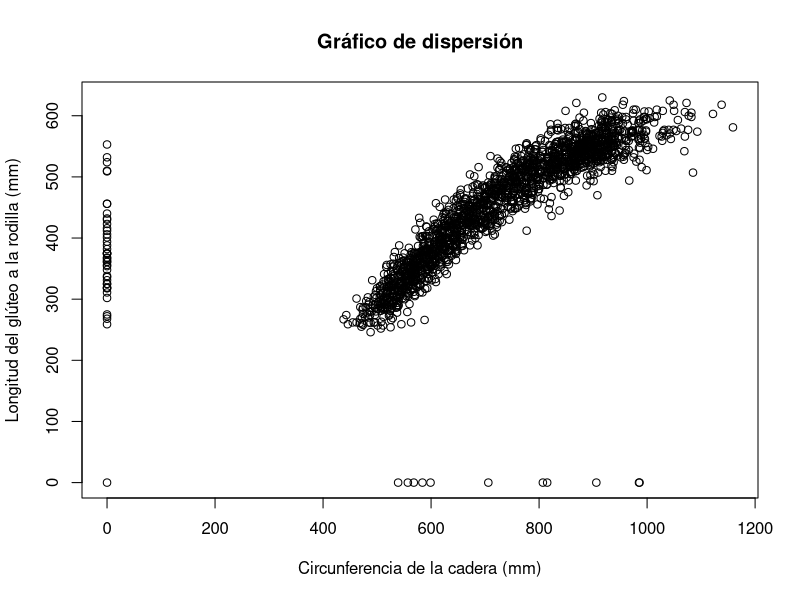
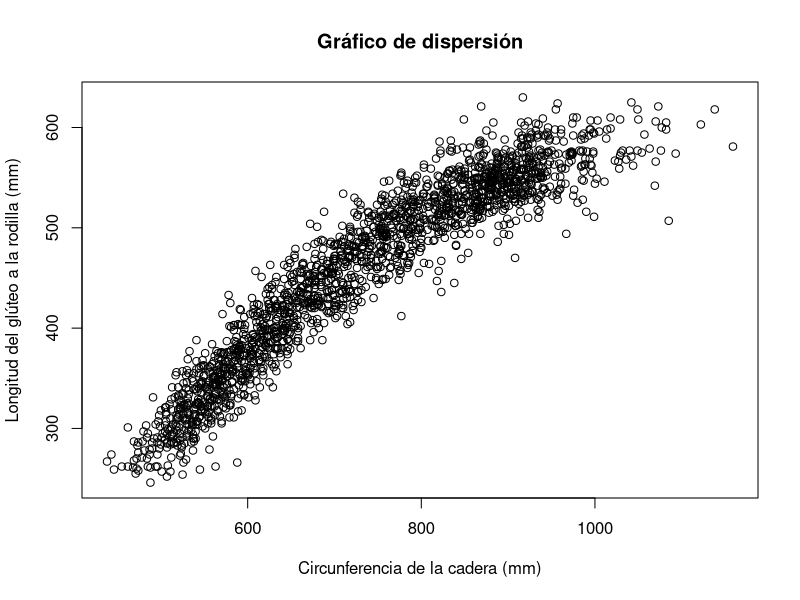
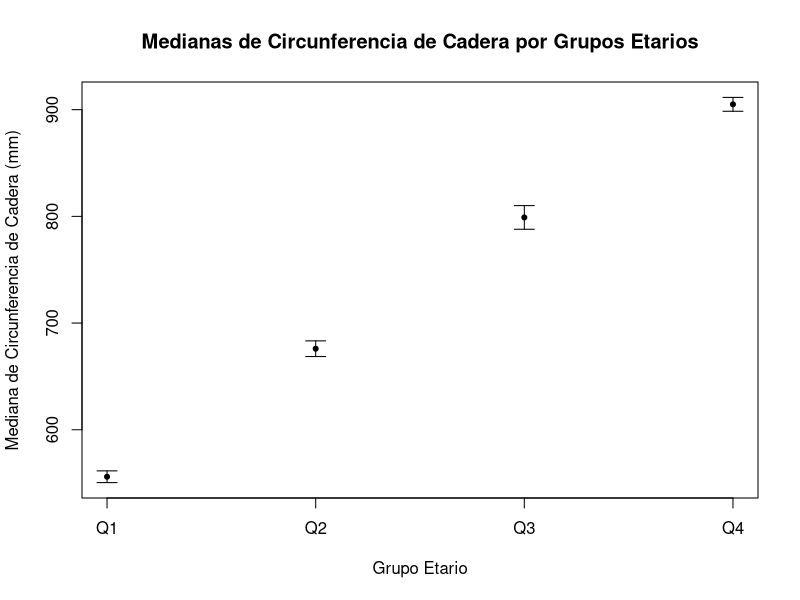
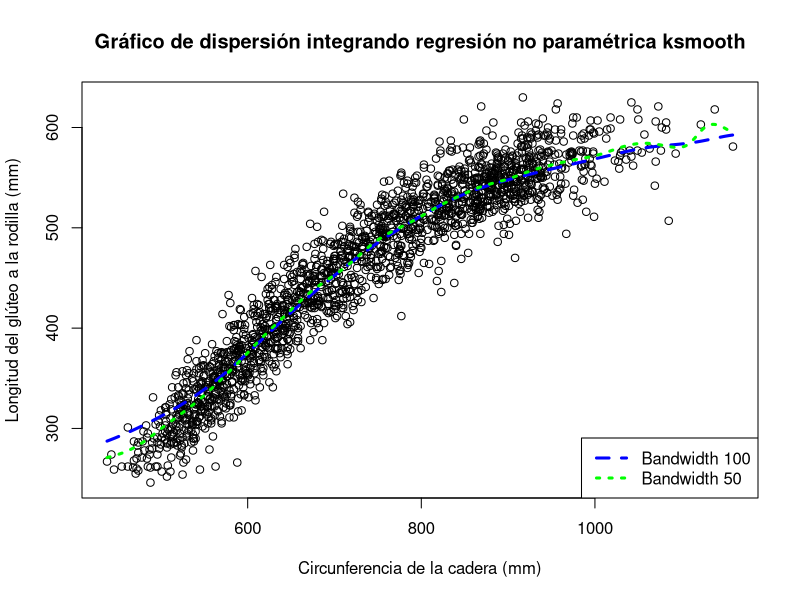
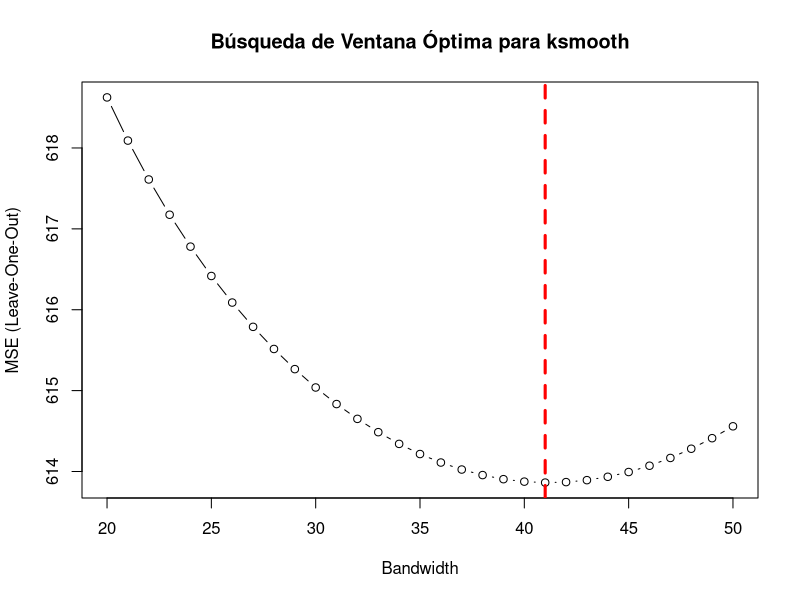
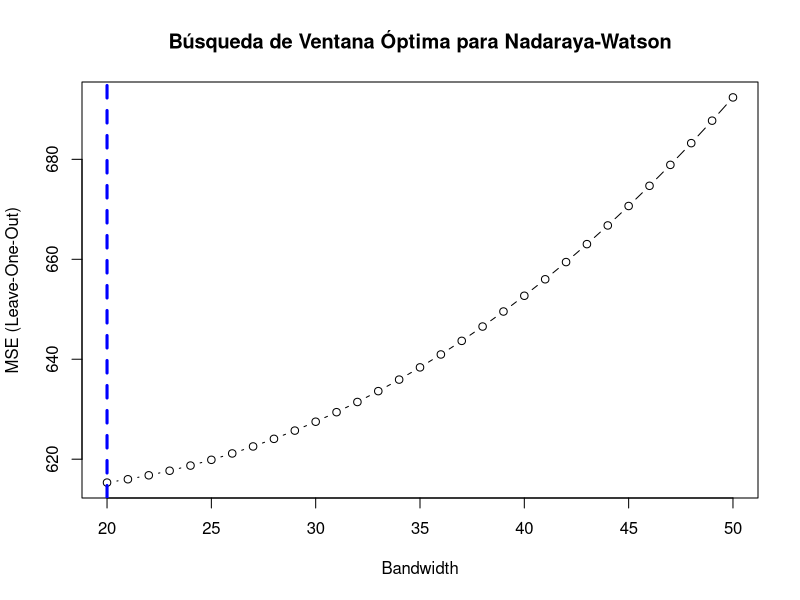
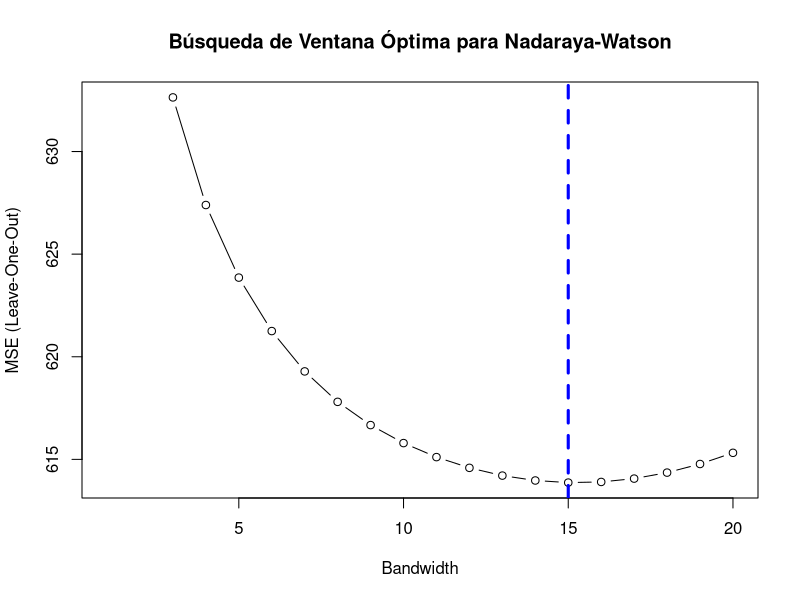
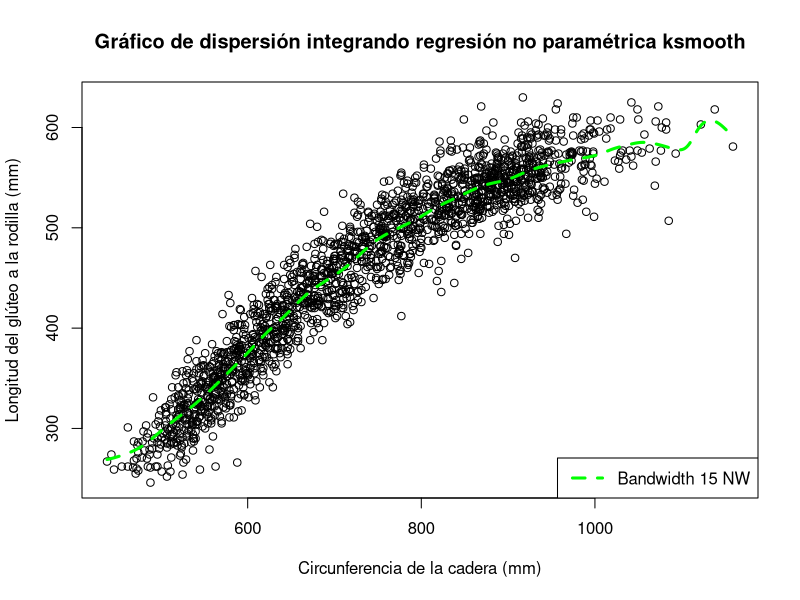

These figures' R source, in order:
## ---- chunk 1
knitr::opts_chunk$set(echo = TRUE)
rm(list=ls())
## ---- chunk 2
datos <- read.csv("individuals.csv", sep=";")
poblacion_femenina <- datos[datos$SEX == 2,]
attach(poblacion_femenina)
## ---- chunk 3
plot(
  HIP.CIRCUMFERENCE, BUTTOCK.KNEE.LENGTH,
  main = "Gráfico de dispersión",
  xlab = "Circunferencia de la cadera (mm)", 
  ylab = "Longitud del glúteo a la rodilla (mm)"
)
## ---- chunk 4
plot(HIP.CIRCUMFERENCE[HIP.CIRCUMFERENCE != 0 & BUTTOCK.KNEE.LENGTH != 0],
     BUTTOCK.KNEE.LENGTH[HIP.CIRCUMFERENCE != 0 & BUTTOCK.KNEE.LENGTH != 0],
     main = "Gráfico de dispersión",
     xlab = "Circunferencia de la cadera (mm)",
     ylab = "Longitud del glúteo a la rodilla (mm)"
)
## ---- chunk 5
poblacion_femenina <- poblacion_femenina[
  HIP.CIRCUMFERENCE != 0 & BUTTOCK.KNEE.LENGTH != 0,
]
attach(poblacion_femenina)
## ---- chunk 6
quartiles <- quantile(poblacion_femenina$AGE.IN.MONTHS, probs = c(0.25, 0.5, 0.75))
poblacion_femenina$group <- cut(
  AGE.IN.MONTHS, 
  breaks = c(-Inf, quartiles, Inf), 
  labels = c("Q1", "Q2", "Q3", "Q4")
)

ic_bootstrap <- function(data, n_bootstrap = 1000, conf_level = 0.95) {
  sample_median <- median(data)
  medians <- c()
  
  for (i in 1:n_bootstrap){
    medians <- c(medians, median(sample(data, replace = TRUE)))
  }
  
  se_bootstrap <- sqrt((1/n_bootstrap)*sum((medians-mean(medians))^2))
  z_alpha <- qnorm((1 - conf_level) / 2, lower.tail = FALSE)
  lower_bound <- sample_median - z_alpha*se_bootstrap
  upper_bound <- sample_median + z_alpha*se_bootstrap
  list(median = sample_median, lower = lower_bound, upper = upper_bound)
}

results <- lapply(
  split(HIP.CIRCUMFERENCE, poblacion_femenina$group), ic_bootstrap
)

for (i in 1:4) {
  cat("Grupo", names(results)[i], "\n")
  cat("Mediana:", results[[i]]$median, "\n")
  cat("Intervalo de confianza:", results[[i]]$lower, "-", results[[i]]$upper, "\n\n")
}

## ---- chunk 7
groups <- names(results)

medians <- sapply(results, function(x) x$median)
lower_bounds <- sapply(results, function(x) x$lower)
upper_bounds <- sapply(results, function(x) x$upper)

plot(1:4, results$medians, ylim = range(c(lower_bounds, upper_bounds)), xaxt = "n",
     xlab = "Grupo Etario", ylab = "Mediana de Circunferencia de Cadera (mm)",
     main = "Medianas de Circunferencia de Cadera por Grupos Etarios")
axis(1, at = 1:4, labels = groups)
arrows(1:4, lower_bounds, 1:4, upper_bounds, angle = 90, code = 3, length = 0.1)
points(1:4, medians, pch=20)
## ---- chunk 8
X <- HIP.CIRCUMFERENCE
Y <- BUTTOCK.KNEE.LENGTH

plot(X, Y,
     main = "Gráfico de dispersión integrando regresión no paramétrica ksmooth",
     xlab = "Circunferencia de la cadera (mm)",
     ylab = "Longitud del glúteo a la rodilla (mm)"
)
smooth_100 <- ksmooth(X, Y, kernel = "normal", bandwidth = 100)
smooth_50 <- ksmooth(X, Y, kernel = "normal", bandwidth = 50)

lines(smooth_100, col = "blue", lwd = 3, lty = 2)
lines(smooth_50, col = "green", lwd = 3, lty = 3)
legend("bottomright", legend = c("Bandwidth 100", "Bandwidth 50"), 
       col = c("blue", "green"), lty = c(2, 3), lwd = 3)
## ---- chunk 9
loo_mse <- function(bandwidth) {
  n <- length(X)
  mse <- 0
  
  for (i in 1:n) {
    X_train <- X[-i]
    Y_train <- Y[-i]
    smooth <- ksmooth(X_train, Y_train, kernel = "normal", bandwidth = bandwidth, x.points = X[i])
    mse <- mse + (Y[i] - smooth$y)^2
  }
  
  return(mse / n)
}

# Búsqueda de la ventana óptima en la grilla de 20 a 50 con paso 1
bandwidths <- 20:50
mse_values <- sapply(bandwidths, loo_mse)

optimal_bandwidth <- bandwidths[which.min(mse_values)]
plot(bandwidths, mse_values, type = "b", main = "Búsqueda de Ventana Óptima para ksmooth",
     xlab = "Bandwidth", ylab = "MSE (Leave-One-Out)")
abline(v = optimal_bandwidth, col = "red", lwd = 3, lty = 2)
## ---- chunk 10
cat("La ventana óptima obtenida es", optimal_bandwidth)
## ---- chunk 11
# Función para el estimador de Nadaraya-Watson
nwsmooth <- function(x, X, Y, h) {
  K <- function(u) dnorm(u)
  n <- length(X)
  m <- numeric(length(x))
  
  # Si x == X, weights_matrix corresponde a la matriz asociada con 
  # la transformación lineal de Nadaraya-Watson
  weights_matrix <- matrix(nrow = length(x), ncol = n)
  
  for (i in 1:length(x)) {
    weights_matrix[i, ] <- K((X - x[i]) / h)
    weights_matrix[i, ] <- weights_matrix[i, ] / sum(weights_matrix[i, ])
    m[i] <- sum(weights_matrix[i, ] * Y)
  }
  
  return(list(m = m, weights = weights_matrix))
}
## ---- chunk 12

loo_mse_nw <- function(bandwidth) {
  n <- length(X)
  nw_response <- nwsmooth(X, X, Y, bandwidth)
  Y_hat <- nw_response$m
  weights <- nw_response$weights
  mse <- 0
  
  for (i in 1:n){
    mse <- mse + (Y[i]-Y_hat[i])^2 / (1 - weights[i, i])^2
  }
  
  mse <- mse / n
  
  return(mse)
}

mse_values_nw <- sapply(bandwidths, loo_mse_nw)

optimal_bandwidth_nw <- bandwidths[which.min(mse_values_nw)]
plot(bandwidths, mse_values_nw, type = "b", main = "Búsqueda de Ventana Óptima para Nadaraya-Watson",
     xlab = "Bandwidth", ylab = "MSE (Leave-One-Out)")
abline(v = optimal_bandwidth_nw, col = "blue", lwd = 3, lty = 2)

## ---- chunk 13
bandwidths_nw <- 1:20
mse_values_nw <- sapply(bandwidths_nw, loo_mse_nw)

optimal_bandwidth_nw <- bandwidths_nw[which.min(mse_values_nw)]
plot(bandwidths_nw, mse_values_nw, type = "b", main = "Búsqueda de Ventana Óptima para Nadaraya-Watson",
     xlab = "Bandwidth", ylab = "MSE (Leave-One-Out)")
abline(v = optimal_bandwidth_nw, col = "blue", lwd = 3, lty = 2)
## ---- chunk 14
cat("La ventana óptima obtenida es", optimal_bandwidth_nw)
## ---- chunk 15
plot(X, Y,
     main = "Gráfico de dispersión integrando regresión no paramétrica ksmooth",
     xlab = "Circunferencia de la cadera (mm)",
     ylab = "Longitud del glúteo a la rodilla (mm)"
)

x <- seq(min(X), max(X), length.out = 2*length(X))
smooth_nw_opt <- nwsmooth(x, X, Y, optimal_bandwidth_nw)
lines(x, smooth_nw_opt$m, col = "green", lwd = 3, lty = 2)
legend("bottomright", legend = sprintf("Bandwidth %s NW", optimal_bandwidth_nw), 
       col = "green", lty = 2, lwd = 3)
## ---- chunk 16
smooth_opt <- ksmooth(X, Y, kernel = "normal", bandwidth = optimal_bandwidth)

fit_lm <- lm(Y ~ X)

plot(X, Y,
     main = "Gráfico de dispersión integrando regresión no paramétrica nwsmooth",
     xlab = "Circunferencia de la cadera (mm)",
     ylab = "Longitud del glúteo a la rodilla (mm)"
)

lines(smooth_opt, col = "red", lwd = 3, lty = 2)
lines(x, smooth_nw_opt$m, col = "blue", lwd = 3, lty = 3)
abline(fit_lm, col = "green", lwd = 3, lty = 4)
legend("bottomright", legend = c("ksmooth Óptimo", "Nadaraya-Watson Óptimo", "Mínimos Cuadrados"),
       col = c("red", "blue", "green"), lty = c(2, 3, 4), lwd = 3)
## ---- chunk 17
cat("R^2 modelo lineal", summary(fit_lm)$r.squared)

calcular_r2 <- function(Y_real, Y_hat_ksmooth){
  ss_total <- sum((Y_real - mean(Y))^2)
  ss_res_ksmooth <- sum((Y_real - Y_hat_ksmooth)^2)
  rsq <- 1 - (ss_res_ksmooth / ss_total)
  
  return(rsq)
}

## ---- chunk 18
smooth_nw_opt <- nwsmooth(X, X, Y, optimal_bandwidth_nw)
cat("R^2 NW", calcular_r2(Y, smooth_nw_opt$m))
## ---- chunk 19
cat("R^2 ksmooth", calcular_r2(sort(Y), smooth_opt$y))
## ---- chunk 20
linearsmooth <- function(x, X, Y, h) {
  #' x: vector de valores en los que se evaluará el predictor
  #' X: vector de valores de la variable independiente
  #' Y: vector de valores de la variable dependiente
  #' h: ancho de la ventana

  K <- function(u) dnorm(u)
  n <- length(X)
  m <- numeric(length(x))
  
  for (i in 1:length(x)) {
    weights <- K((X - x[i]) / h)
    weights <- weights / sum(weights)  # Normalize weights
    X_design <- cbind(1, X - x[i])
    
    W <- diag(weights)
    XtW <- t(X_design) %*% W
    M1 <- solve(XtW %*% X_design)
    M2 <- XtW %*% Y
    coefs <- M1 %*% M2
    
    m[i] <- coefs[1]
  }
  
  return(m)
}


Y_pred <- linearsmooth(seq(min(X), max(X), length.out=500), X, Y, optimal_bandwidth_nw)
## ---- chunk 21
plot(X, Y,
     main = "Gráfico de dispersión integrando regresión no paramétrica linearsmooth",
     xlab = "Circunferencia de la cadera (mm)",
     ylab = "Longitud del glúteo a la rodilla (mm)"
)

lines(seq(min(X), max(X), length.out=500), Y_pred, col = "blue", lwd = 3, lty = 2)
## ---- chunk 22
h <- 40
Y_pred40 <- linearsmooth(seq(min(X), max(X), length.out=500), X, Y, h)
plot(X, Y,
     main = "Gráfico de dispersión linearsmooth, h = 40",
     xlab = "Circunferencia de la cadera (mm)",
     ylab = "Longitud del glúteo a la rodilla (mm)"
)

lines(seq(min(X), max(X), length.out=500), Y_pred40, col = "red", lwd = 3, lty = 2)

## ---- chunk 23
x <- seq(min(X), max(X), length.out=500)
smooth_nw_opt <- nwsmooth(x, X, Y, optimal_bandwidth_nw)
plot(X, Y,
     main = "Nadaraya-Watson vs linearsmooth con ventanas óptimas",
     xlab = "Circunferencia de la cadera (mm)",
     ylab = "Longitud del glúteo a la rodilla (mm)"
)

lines(x, smooth_nw_opt$m, col = "green", lwd = 3, lty = 2)
lines(seq(min(X), max(X), length.out=500), Y_pred40, col = "red", lwd = 3, lty = 3)
legend("bottomright", legend = c("Nadaraya-Watson Óptimo", "Linearsmooth"),
       col = c("green", "red"), lty = c(2, 3), lwd = 3)

